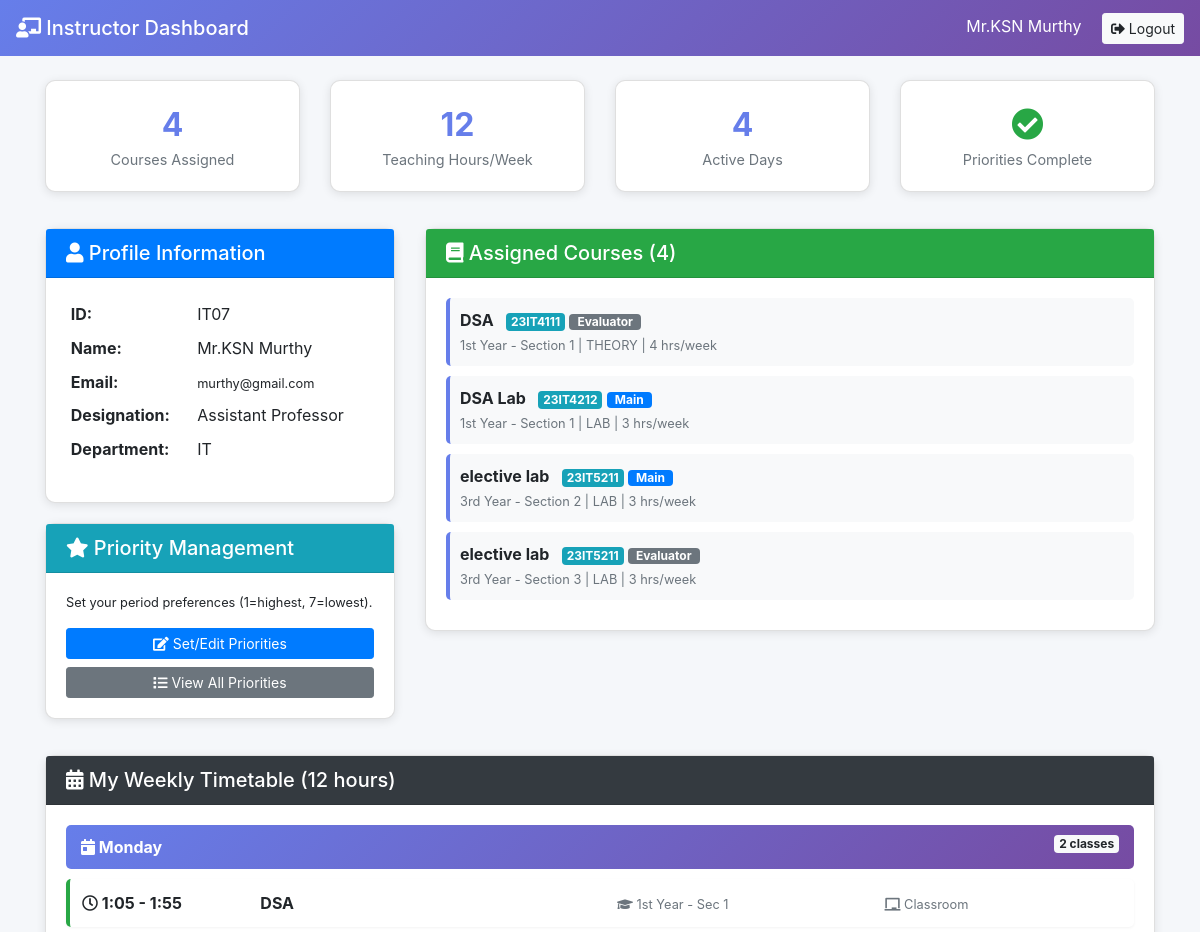
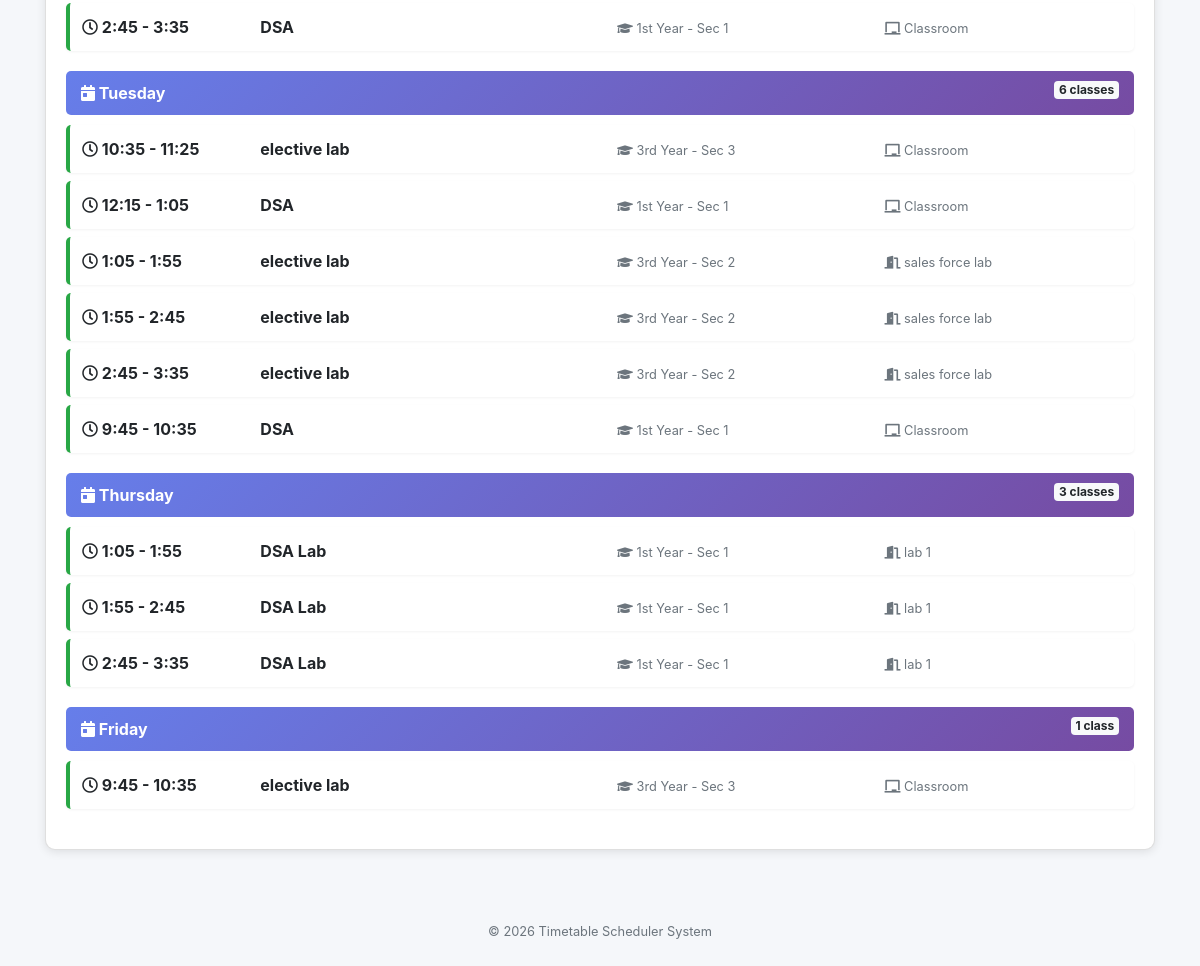
The page /instructor/dashboard/ (signed in) on the database its author committed (2 pictures, top to bottom).
### SchedulerApp/models.py (models this page shows, shortened)
class Instructor(models.Model):
    uid = models.CharField(max_length=6)
    name = models.CharField(max_length=25)
    email = models.EmailField(unique=True, blank=True, null=True, help_text="Email ID for login")
    department = models.CharField(max_length=10, null=True, blank=True, help_text="Department code: IT, EC, ME, etc.")
    designation = models.CharField(max_length=20, choices=DESIGNATION_CHOICES, default='ASST_PROF', help_text="Professor, Associate Professor, or Assistant Professor")
    user = models.OneToOneField(User, on_delete=models.CASCADE, null=True, blank=True, related_name='instructor_profile')

class CourseInstructorAssignment(models.Model):
    year = models.ForeignKey(Year, on_delete=models.CASCADE)
    section_number = models.IntegerField(validators=[MinValueValidator(1), MaxValueValidator(3)])  # 1, 2, or 3
    course = models.ForeignKey(Course, on_delete=models.CASCADE)
    main_instructor = models.ForeignKey(Instructor, on_delete=models.CASCADE, related_name='main_courses', null=True, blank=True, help_text="Primary instructor whose availability determines scheduling")
    instructors = models.ManyToManyField(Instructor)  # Changed to ManyToMany for multiple instructors per section (includes main + evaluators)
    class Meta:
        unique_together = ['year', 'section_number', 'course']

class Course(models.Model):
    course_number = models.CharField(max_length=10, primary_key=True)
    course_name = models.CharField(max_length=40)
    max_numb_students = models.CharField(max_length=65)
    instructors = models.ManyToManyField(Instructor)
    course_type = models.CharField(max_length=10, choices=COURSE_TYPE, default='THEORY')
    lab_rooms = models.ManyToManyField(LabRoom, blank=True)
    hours_per_week = models.IntegerField(default=3)
    max_continuous_hours = models.IntegerField(default=1)
    priority = models.IntegerField(default=1)
    dept_code = models.CharField(max_length=10, null=True, blank=True, help_text="Department code: IT, EC, ME, etc.")

class Year(models.Model):
    year_name = models.CharField(max_length=20)  # e.g. "2nd Year"
    courses = models.ManyToManyField(Course)
    lunch_period = models.IntegerField(
        default=5,
        validators=[MinValueValidator(1), MaxValueValidator(8)],
        help_text="Which time slot is lunch break (1-8). 1st year=4 (11:25-12:15), Others=5 (12:15-1:05)"
    )

class TimetableEntry(models.Model):
    timetable = models.ForeignKey(GeneratedTimetable, on_delete=models.CASCADE, related_name='entries')
    year = models.ForeignKey(Year, on_delete=models.CASCADE)
    section_number = models.IntegerField(validators=[MinValueValidator(1), MaxValueValidator(3)])  # 1, 2, or 3
    course = models.ForeignKey(Course, on_delete=models.CASCADE)
    instructor = models.ForeignKey(Instructor, on_delete=models.CASCADE, null=True, blank=True)
    lab_room = models.ForeignKey(LabRoom, on_delete=models.CASCADE, null=True, blank=True)
    meeting_time = models.ForeignKey(MeetingTime, on_delete=models.CASCADE)
    is_evaluator = models.BooleanField(default=False, help_text="True if this instructor is an evaluator, False if main instructor")
    class Meta:
        ordering = ['year', 'section_number', 'meeting_time__day', 'meeting_time__time']

class MeetingTime(models.Model):
    pid = models.CharField(max_length=4, primary_key=True)
    year = models.ForeignKey(
    Year,
    on_delete=models.CASCADE,
    related_name='meeting_times',
    null=True,      # 👈 add this
    blank=True      # 👈 add this
)
    day = models.CharField(max_length=15, choices=DAYS_OF_WEEK)
    time = models.CharField(max_length=50, choices=TIME_SLOTS)

class LabRoom(models.Model):
    lab_name = models.CharField(max_length=50)  # Lab-1, Lab-2, Lab-3
    seating_capacity = models.IntegerField(default=30)

### SchedulerApp/views.py (the view)
# urls.py: path('instructor/dashboard/', instructor_dashboard, name='instructor_dashboard'),
@login_required
def instructor_dashboard(request):
    try:
        instructor = Instructor.objects.get(user=request.user)
    except Instructor.DoesNotExist:
        messages.error(request, 'Instructor profile not found')
        return redirect('home')
    priorities = InstructorPriority.objects.filter(instructor=instructor)
    days_with_priorities = [p.day for p in priorities]
    all_days = [day[0] for day in DAYS_OF_WEEK]
    missing_days = [day for day in all_days if day not in days_with_priorities]
    assigned_courses = CourseInstructorAssignment.objects.filter(
        instructors=instructor
    ).select_related('year', 'course').order_by('year', 'section_number', 'course__course_name')
    timetable_entries = TimetableEntry.objects.filter(
        instructor=instructor
    ).select_related('year', 'course', 'meeting_time', 'lab_room').order_by(
        'meeting_time__day', 'meeting_time__time'
    )
    timetable_by_day = defaultdict(list)
    for entry in timetable_entries:
        day = entry.meeting_time.day
        timetable_by_day[day].append(entry)
    days_order = [day[0] for day in DAYS_OF_WEEK]
    ordered_timetable = [(day, timetable_by_day.get(day, [])) for day in days_order if timetable_by_day.get(day)]
    total_hours = timetable_entries.count()
    context = {
        'instructor': instructor,
        'priorities': priorities,
        'missing_days': missing_days,
        'priorities_complete': len(missing_days) == 0,
        'assigned_courses': assigned_courses,
        'timetable_entries': timetable_entries,
        'timetable_by_day': ordered_timetable,
        'total_hours': total_hours,
    }
    return render(request, 'instructor_dashboard.html', context)

### templates/instructor_dashboard.html (shortened to what this page needs)
{% load static %}
<!DOCTYPE html>
<html lang="en">
<head>
    <link rel="stylesheet" href="https://stackpath.bootstrapcdn.com/bootstrap/4.5.2/css/bootstrap.min.css">
    <link rel="stylesheet" href="https://cdnjs.cloudflare.com/ajax/libs/font-awesome/5.15.4/css/all.min.css">
</head>
<body>
    <nav class="navbar navbar-dark">
        <span class="navbar-brand mb-0 h1"><i class="fas fa-chalkboard-teacher"></i> Instructor Dashboard</span>
        <div>
            <span class="text-white mr-3">{{ instructor.name }}</span>
            <a href="{% url 'instructor_logout' %}" class="btn btn-light btn-sm"><i class="fas fa-sign-out-alt"></i> Logout</a>
        </div>
    </nav>
    <div class="container mt-4">
        <div class="row mb-3">
            <div class="col-md-3">
                <div class="card dashboard-card stats-card">
                    <div class="stats-number">{{ assigned_courses.count }}</div>
                    <div class="stats-label">Courses Assigned</div>
                </div>
            </div>
            <div class="col-md-3">
                <div class="card dashboard-card stats-card">
                    <div class="stats-number">{{ total_hours }}</div>
                    <div class="stats-label">Teaching Hours/Week</div>
                </div>
            </div>
            <div class="col-md-3">
                <div class="card dashboard-card stats-card">
                    <div class="stats-number">{{ timetable_by_day|length }}</div>
                    <div class="stats-label">Active Days</div>
                </div>
            </div>
            <div class="col-md-3">
                <div class="card dashboard-card stats-card">
                    {% if priorities_complete %}
                        <div class="stats-number text-success"><i class="fas fa-check-circle"></i></div>
                        <div class="stats-label">Priorities Complete</div>
                    {% else %}
                        <div class="stats-number text-warning"><i class="fas fa-exclamation-triangle"></i></div>
                        <div class="stats-label">{{ missing_days|length }} Days Pending</div>
                    {% endif %}
                </div>
            </div>
        </div>
        <div class="row">
            <div class="col-md-4">
                <div class="card dashboard-card">
                    <div class="card-header bg-primary text-white">
                        <h5 class="mb-0"><i class="fas fa-user"></i> Profile Information</h5>
                    </div>
                    <div class="card-body">
                        <table class="table table-sm table-borderless">
                            <tr>
                                <th>ID:</th>
                                <td>{{ instructor.uid }}</td>
                            </tr>
                            <tr>
                                <th>Name:</th>
                                <td>{{ instructor.name }}</td>
                            </tr>
                            <tr>
                                <th>Email:</th>
                                <td><small>{{ instructor.email }}</small></td>
                            </tr>
                            <tr>
                                <th>Designation:</th>
                                <td>{{ instructor.get_designation_display }}</td>
                            </tr>
                            <tr>
                                <th>Department:</th>
                                <td>{{ instructor.department|default:"Not specified" }}</td>
                            </tr>
                        </table>
                    </div>
                </div>
                <div class="card dashboard-card">
                    <div class="card-header bg-info text-white">
                        <h5 class="mb-0"><i class="fas fa-star"></i> Priority Management</h5>
                    </div>
                    <div class="card-body">
                        <p class="small">Set your period preferences (1=highest, 7=lowest).</p>
                        <a href="{% url 'instructor_set_priorities' %}" class="btn btn-primary btn-block btn-sm mb-2">
                            <i class="fas fa-edit"></i> Set/Edit Priorities
                        </a>
                        <a href="{% url 'instructor_view_priorities' %}" class="btn btn-secondary btn-block btn-sm">
                            <i class="fas fa-list"></i> View All Priorities
                        </a>
                    </div>
                </div>
            </div>
            <div class="col-md-8">
                <div class="card dashboard-card">
                    <div class="card-header bg-success text-white">
                        <h5 class="mb-0"><i class="fas fa-book"></i> Assigned Courses ({{ assigned_courses.count }})</h5>
                    </div>
                    <div class="card-body" style="max-height: 400px; overflow-y: auto;">
                        {% if assigned_courses %}
                            {% for assignment in assigned_courses %}
                                <div class="course-item">
                                    <div class="d-flex justify-content-between align-items-start">
                                        <div>
                                            <strong>{{ assignment.course.course_name }}</strong>
                                            <span class="badge badge-info ml-2">{{ assignment.course.course_number }}</span>
                                            {% if assignment.main_instructor.id == instructor.id %}
                                                <span class="badge badge-primary role-badge">Main</span>
                                            {% else %}
                                                <span class="badge badge-secondary role-badge">Evaluator</span>
                                            {% endif %}
                                            <br>
                                            <small class="text-muted">
                                                {{ assignment.year.year_name }} - Section {{ assignment.section_number }}
                                                | {{ assignment.course.get_course_type_display }}
                                                | {{ assignment.course.hours_per_week }} hrs/week
                                            </small>
                                        </div>
                                    </div>
                                </div>
                            {% endfor %}
                        {% else %}
                            <div class="text-center text-muted py-4">
                                <i class="fas fa-inbox fa-3x mb-3"></i>
                                <p>No courses assigned yet.</p>
                            </div>
                        {% endif %}
                    </div>
                </div>
            </div>
        </div>
        <div class="row mt-3">
            <div class="col-md-12">
                <div class="card dashboard-card">
                    <div class="card-header bg-dark text-white">
                        <h5 class="mb-0"><i class="fas fa-calendar-alt"></i> My Weekly Timetable ({{ total_hours }} hours)</h5>
                    </div>
                    <div class="card-body">
                        {% if timetable_by_day %}
                            {% for day, entries in timetable_by_day %}
                                <div class="day-section">
                                    <div class="day-header">
                                        <strong><i class="fas fa-calendar-day"></i> {{ day }}</strong>
                                        <span class="badge badge-light float-right">{{ entries|length }} class{% if entries|length != 1 %}es{% endif %}</span>
                                    </div>
                                    {% for entry in entries %}
                                        <div class="timetable-entry {% if entry.is_evaluator %}evaluator{% endif %}">
                                            <div class="row">
                                                <div class="col-md-2">
                                                    <strong><i class="far fa-clock"></i> {{ entry.meeting_time.time }}</strong>
                                                </div>
                                                <div class="col-md-4">
                                                    <strong>{{ entry.course.course_name }}</strong>
                                                </div>
                                                <div class="col-md-3">
                                                    <small class="text-muted">
                                                        <i class="fas fa-graduation-cap"></i> {{ entry.year.year_name }} - Sec {{ entry.section_number }}
                                                    </small>
                                                </div>
                                                <div class="col-md-3">
                                                    <small class="text-muted">
                                                        {% if entry.lab_room %}
                                                            <i class="fas fa-door-open"></i> {{ entry.lab_room.lab_name }}
                                                        {% else %}
                                                            <i class="fas fa-chalkboard"></i> Classroom
                                                        {% endif %}
                                                    </small>
                                                </div>
                                            </div>
                                        </div>
                                    {% endfor %}
                                </div>
                            {% endfor %}
                        {% else %}
                            <div class="text-center text-muted py-5">
                                <i class="fas fa-calendar-times fa-4x mb-3"></i>
                                <p>No timetable generated yet. Timetables will appear here once generated by the admin.</p>
                            </div>
                        {% endif %}
                    </div>
                </div>
            </div>
        </div>
    </div>
    <footer class="text-center text-muted py-4 mt-4">
        <small>&copy; 2026 Timetable Scheduler System</small>
    </footer>
</body>
</html>

### rows shown on the page
Instructor: name "Mr.KSN Murthy", uid "IT07", email "murthy@gmail.com", designation "Assistant Professor", department "IT"
CourseInstructorAssignment: course.course_name "DSA", course.course_number "23IT4111", shows "Evaluator", year.year_name "1st Year", section_number "1", course.course_type "THEORY", course.hours_per_week "4"
CourseInstructorAssignment: course.course_name "DSA Lab", course.course_number "23IT4212", shows "Main", year.year_name "1st Year", section_number "1", course.course_type "LAB", course.hours_per_week "3"
CourseInstructorAssignment: course.course_name "elective lab", course.course_number "23IT5211", shows "Main", year.year_name "3rd Year", section_number "2", course.course_type "LAB", course.hours_per_week "3"
CourseInstructorAssignment: course.course_name "elective lab", course.course_number "23IT5211", shows "Evaluator", year.year_name "3rd Year", section_number "3", course.course_type "LAB", course.hours_per_week "3"
TimetableEntry: day "Monday", entries "2", meeting_time.time "1:05 - 1:55", course.course_name "DSA", year.year_name "1st Year", section_number "1", shows "Classroom"
TimetableEntry: meeting_time.time "2:45 - 3:35", course.course_name "DSA", year.year_name "1st Year", section_number "1", shows "Classroom"
TimetableEntry: day "Tuesday", entries "6", meeting_time.time "10:35 - 11:25", course.course_name "elective lab", year.year_name "3rd Year", section_number "3", shows "Classroom"
TimetableEntry: meeting_time.time "12:15 - 1:05", course.course_name "DSA", year.year_name "1st Year", section_number "1", shows "Classroom"
TimetableEntry: meeting_time.time "1:05 - 1:55", course.course_name "elective lab", year.year_name "3rd Year", section_number "2", lab_room.lab_name "sales force lab"
TimetableEntry: meeting_time.time "1:55 - 2:45", course.course_name "elective lab", year.year_name "3rd Year", section_number "2", lab_room.lab_name "sales force lab"
TimetableEntry: meeting_time.time "2:45 - 3:35", course.course_name "elective lab", year.year_name "3rd Year", section_number "2", lab_room.lab_name "sales force lab"
TimetableEntry: meeting_time.time "9:45 - 10:35", course.course_name "DSA", year.year_name "1st Year", section_number "1", shows "Classroom"
TimetableEntry: day "Thursday", entries "3", meeting_time.time "1:05 - 1:55", course.course_name "DSA Lab", year.year_name "1st Year", section_number "1", lab_room.lab_name "lab 1"
TimetableEntry: meeting_time.time "1:55 - 2:45", course.course_name "DSA Lab", year.year_name "1st Year", section_number "1", lab_room.lab_name "lab 1"
TimetableEntry: meeting_time.time "2:45 - 3:35", course.course_name "DSA Lab", year.year_name "1st Year", section_number "1", lab_room.lab_name "lab 1"
TimetableEntry: day "Friday", entries "1", meeting_time.time "9:45 - 10:35", course.course_name "elective lab", year.year_name "3rd Year", section_number "3", shows "Classroom"

### other values the page prints
{{ assigned_courses.count }} "4"
{{ total_hours }} "12"
{{ timetable_by_day|length }} "4"
